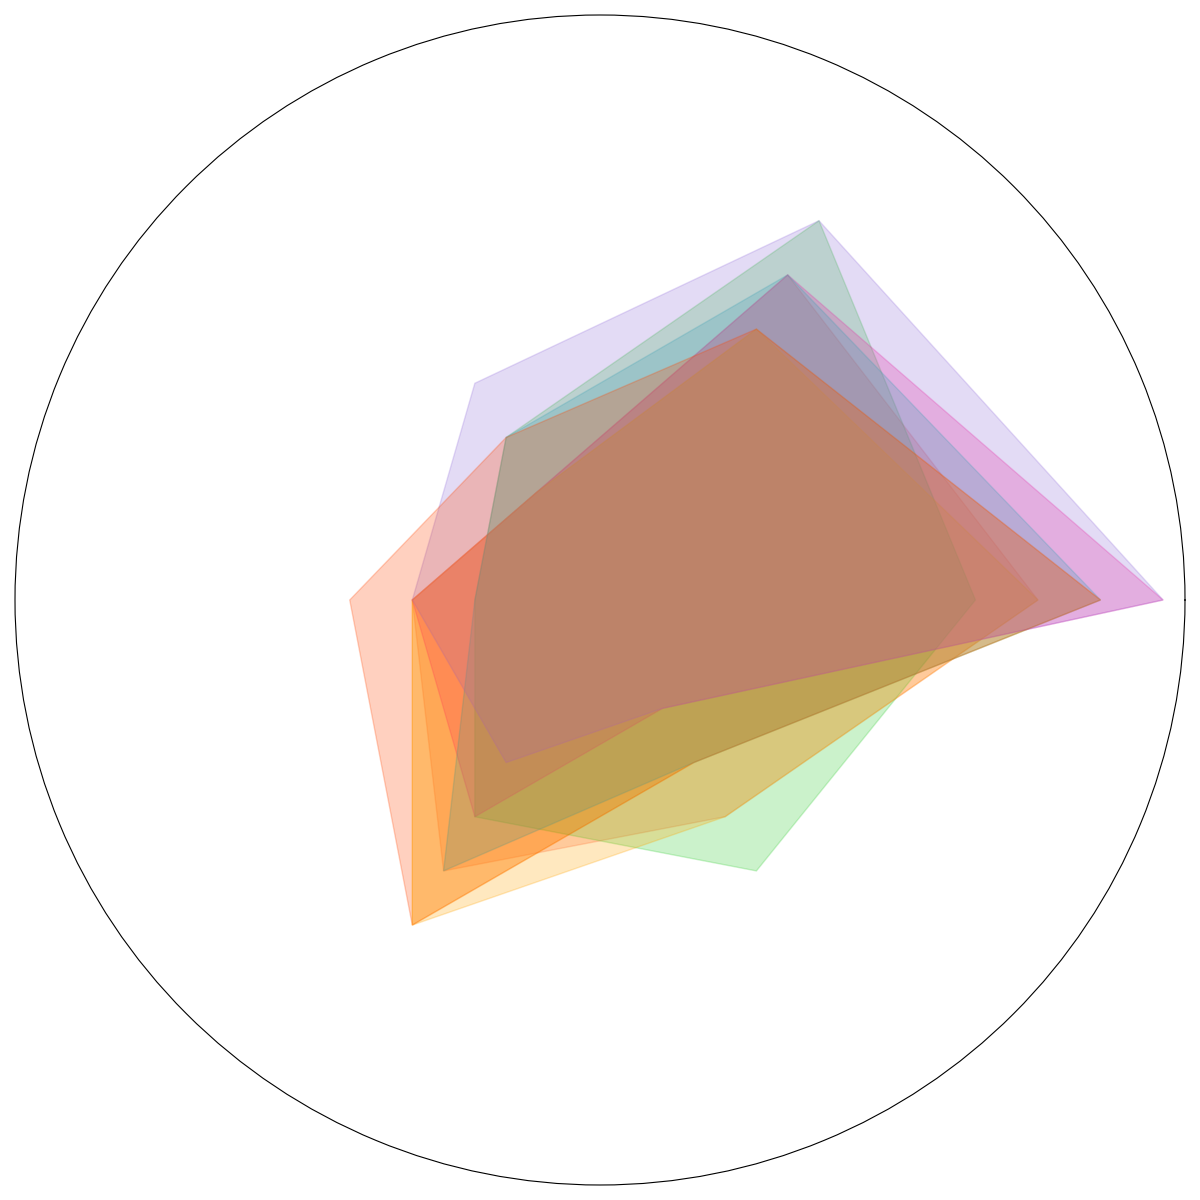

This chart was generated by the following Python code:
import numpy as np
import matplotlib.pyplot as plt
from math import pi

categories = ['Vitamins', 'Minerals', 'Proteins', 'Fibers', 'Sugars', 'Calories']
num_vars = len(categories)

fruit_scores = {
    'Apple': [7, 6, 2, 3, 5, 4],
    'Orange': [8, 5, 2, 3, 6, 3],
    'Banana': [6, 7, 3, 2, 4, 5],
    'Strawberry': [9, 6, 2, 3, 4, 2],
    'Pineapple': [7, 5, 2, 3, 6, 4],
    'Mango': [8, 6, 3, 2, 5, 3],
    'Blueberry': [9, 7, 4, 3, 3, 2],
    'Kiwi': [8, 5, 3, 4, 6, 3]
}

fig, ax = plt.subplots(figsize=(12, 12), subplot_kw=dict(polar=True))
angles = np.linspace(0, 2 * pi, num_vars, endpoint=False).tolist()
angles += angles[:1]

colors = ['#FF6347', '#FFD700', '#32CD32', '#FF1493', '#FFA500', '#20B2AA', '#9370DB', '#FF4500']
for idx, (fruit, scores) in enumerate(fruit_scores.items()):
    scores += scores[:1]
    ax.fill(angles, scores, alpha=0.25, color=colors[idx])

plt.xticks([])
ax.set_yticklabels([])
ax.set_rlabel_position(0)
plt.yticks([])

plt.tight_layout()
plt.show()
